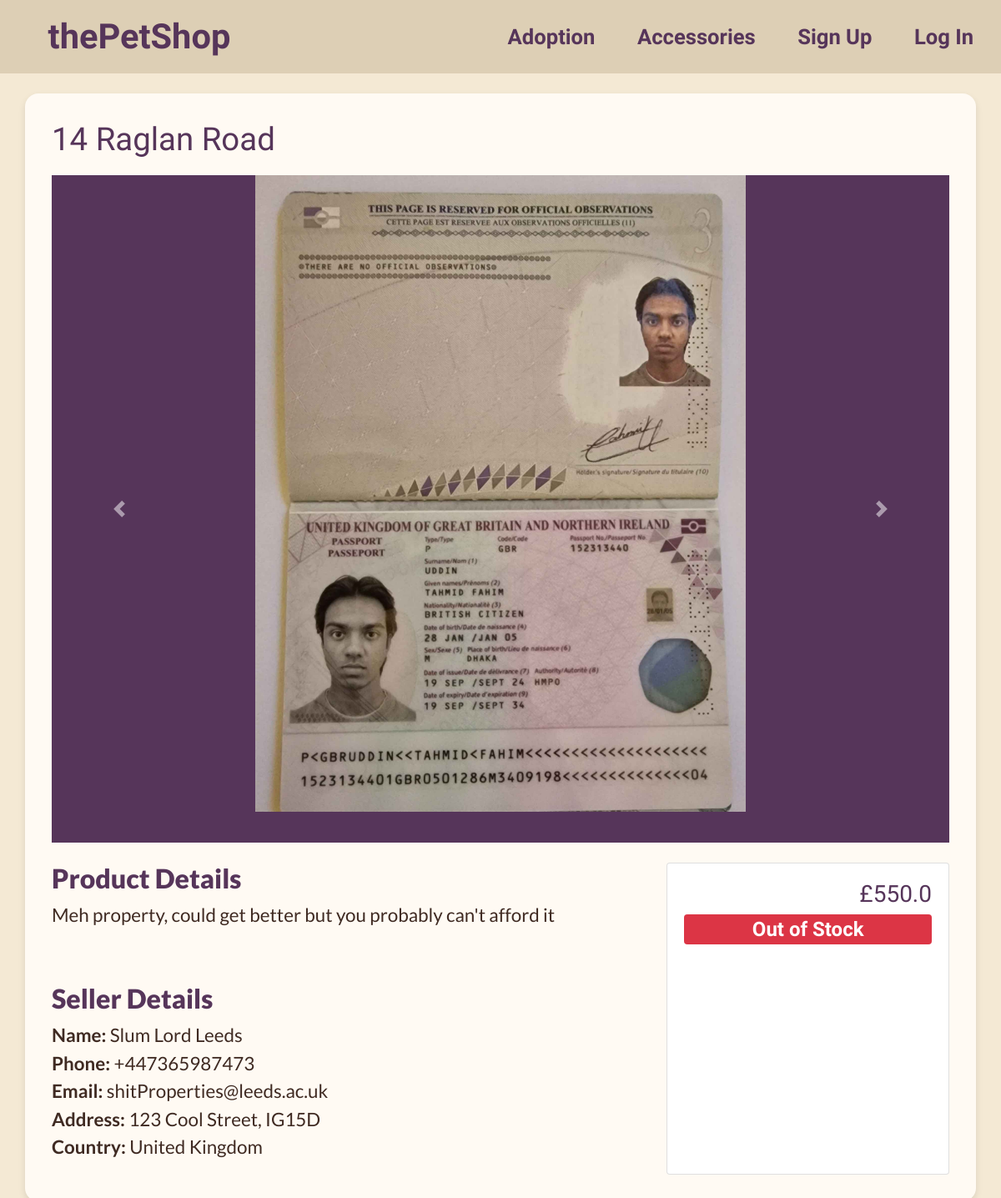
The page /accesory/4 on the database its author committed.
### app/models.py (models this page shows)
class Listing(db.Model):
    product_id = db.Column(db.Integer, primary_key=True)
    seller_id = db.Column(db.Integer, db.ForeignKey("seller.id"), nullable=False)
    name = db.Column(db.String(500), nullable=False)
    description = db.Column(db.Text, nullable=False)
    stock = db.Column(db.Integer, nullable=False)
    price = db.Column(db.Float, nullable=False)
    category = db.Column(db.String(50), nullable=False)
    images = db.relationship("Image", backref="image", lazy="dynamic")  # plural since one-to-many
    cart_items = db.relationship("Cart", backref="cart", lazy="dynamic")
    orders = db.relationship("Orders", backref="order", lazy="dynamic")

class Image(db.Model):
    id = db.Column(db.Integer, primary_key=True)
    product_id = db.Column(db.Integer, db.ForeignKey("listing.product_id"), nullable=False)
    url = db.Column(db.String(500), nullable=False)

class Seller(db.Model):
    id = db.Column(db.Integer, primary_key=True)
    user_id = db.Column(db.Integer, db.ForeignKey("user.id"), unique=True, nullable=False)
    business_name = db.Column(db.String(100), nullable=False)
    business_phone = db.Column(db.String(20), nullable=False)
    business_email = db.Column(db.String(120), nullable=False)
    business_address = db.Column(db.String(300), nullable=False)
    country = db.Column(db.String(50), nullable=False)
    created_at = db.Column(db.DateTime, default=datetime.datetime.now())
    listings = db.relationship("Listing", backref="seller", lazy="dynamic")  # plural since one-to-many
    orders = db.relationship("Orders", backref="seller", lazy="dynamic")

### app/views.py (the view)
@app.route("/adoption/<int:listing_id>", methods=["POST", "GET"])
@app.route("/accesory/<int:listing_id>", methods=["POST", "GET"])
def listingPage(listing_id):
    listing = Listing.query.filter_by(product_id=listing_id).first()
    seller = Seller.query.filter_by(id=listing.seller_id).first()
    product = {"product_id": listing.product_id,
               "name": listing.name,
               "description": listing.description,
               "price": listing.price,
               "in_stock": listing.stock > 0,
               "quantity": listing.stock,
               "images": []}
    images = Image.query.filter_by(product_id=listing.product_id).all()
    for image in images:
        product["images"].append(image.url)
    if "addToWishlist" in request.form:
        addToWishlist = wishlist_table.insert().values(id=current_user.id, product_id=listing_id)
        db.session.execute(addToWishlist)
        db.session.commit()
    return render_template("listing_page.html", product=product, seller=seller, user=current_user, image_count=len(product["images"]))

### app/templates/listing_page.html (shortened to what this page needs)
{% extends "base.html" %}
{% block content %}
{% include 'nav_bar.html' %}
<div class="container mt-4" id="form_template">
    <h1>{{ product.name }}</h1>
    <div id="imageSlideShow" class="carousel slide" data-ride="carousel">
        <div class="carousel-inner">
            {% for image in product.images %}
            <div class="carousel-item {{ 'active' if loop.index == 1 else ''}}" style="height: 25em; overflow: hidden; border:1em; background-color:#56355a;">
                <img src="../static/{{ image }}" alt="{{ product.name }}" id="image_fit" class="d-block w-100">
            </div>
            {% endfor %}
        </div>
        {% if image_count > 1 %}
            <a class="carousel-control-prev" href="#imageSlideShow" role="button" data-slide="prev">
                <span class="carousel-control-prev-icon" aria-hidden="true"></span>
            </a>
            <a class="carousel-control-next" href="#imageSlideShow" role="button" data-slide="next">
                <span class="carousel-control-next-icon" aria-hidden="true"></span>
            </a>
        {% endif %}
    </div>
    <div class="row mt-4">
        <div class="col-md-8">
                <h2>Product Details</h2>
                <p>{{ product.description }}</p>
                <br>
                <h2>Seller Details</h2>
                <p>
                <strong>Name:</strong>     {{ seller.business_name}}<br>
                <strong>Phone:</strong>     {{ seller.business_phone}}<br>
                <strong>Email:</strong>     {{ seller.business_email}}<br>
                <strong>Address:</strong>     {{ seller.business_address}}<br>
                <strong>Country:</strong>     {{ seller.country }}<br>
                </p>
        </div>
        <div class="col-md-4" style="text-align:right;">
            <div class="card" style="height:100%;">
                <div class="card-body">
                    <h3>£{{ product.price }}</h3>
                    <div class="mb-3" style="font-size:1em;">
                        {% if product.in_stock %}
                            <span class="badge badge-success d-block w-100">In Stock</span>
                            {% if user.is_authenticated %}
                                <form method="POST" action="{{ url_for('addToCart', listing_id=product.product_id)}}">
                                    <div class="form-group mt-3" style="padding:0;">
                                        <select class="form-control" id="quantity" name="quantity">
                                            {% for i in range(1, product.quantity + 1) %}
                                                {% if i <= 10 %}
                                                    <option value="{{ i }}" style="margin-top:0.2em;">{{ i }}</option>
                                                {% endif %}
                                            {% endfor %}
                                        </select>
                                    </div>
                                    <button type="submit" name="addToCart" class="btn btn-primary" style="width:100%; font-size:0.8em; margin-top:0.7em;">Add to Cart</button>
                                </form>
                            {% else %}
                                <form action="{{ url_for('login') }}">
                                    <button type="submit" name="sendToLogin"  class="btn btn-primary" style="width:100%; font-size:0.8em; margin-top:0.7em;">Login to Buy</button>
                                </form>
                            {% endif %}
                        {% else %}
                            <span class="badge badge-danger d-block w-100">Out of Stock</span>
                        {% endif %}
                    </div>
                </div>
            </div>
        </div>
    </div>
</div>
{% endblock %}

### app/static/base_style.css (style rules this page uses)
:root { --bg_color:#f4e9d4; --text_colour:#56355a; --button_bg_colour: #ddcfb5; --button_color:#56355a; --alt_text_colour:#f4e9d4; }
body { background-color: var(--bg_color); color: var(--text_colour); font-family: "Lexend Deca", sans-serif; font-optical-sizing: auto; font-weight: 700; font-style: normal; font-size: 2em; }
h1 { margin-bottom:0.5em; font-size:1.2em; color: var(--text_colour); }
h2 { font-family: "Lato", sans-serif; font-weight: 800; font-size: 1em; color: var(--text_colour); }
p { font-family: "Lato", sans-serif; font-weight: 400; font-size: 0.7em; color: #3f2a22; }
.container { padding: 1em; }
#form_template { width: 100%; margin: 1em auto; padding: 1em; background-color: #fffaf3; border-radius: 0.5em; box-shadow: 0 4px 8px rgba(0, 0, 0, 0.1); }
#image_fit { width: 100%; height: 100%; object-fit: contain; }

### rows shown on the page
Listing: name "14 Raglan Road", description "Meh property, could get better but you probably can't afford it", price "550.0"
Seller: business_name "Slum Lord Leeds", business_phone "+447365987473", business_email "shitProperties@leeds.ac.uk", business_address "123 Cool Street, IG15D", country "United Kingdom"
